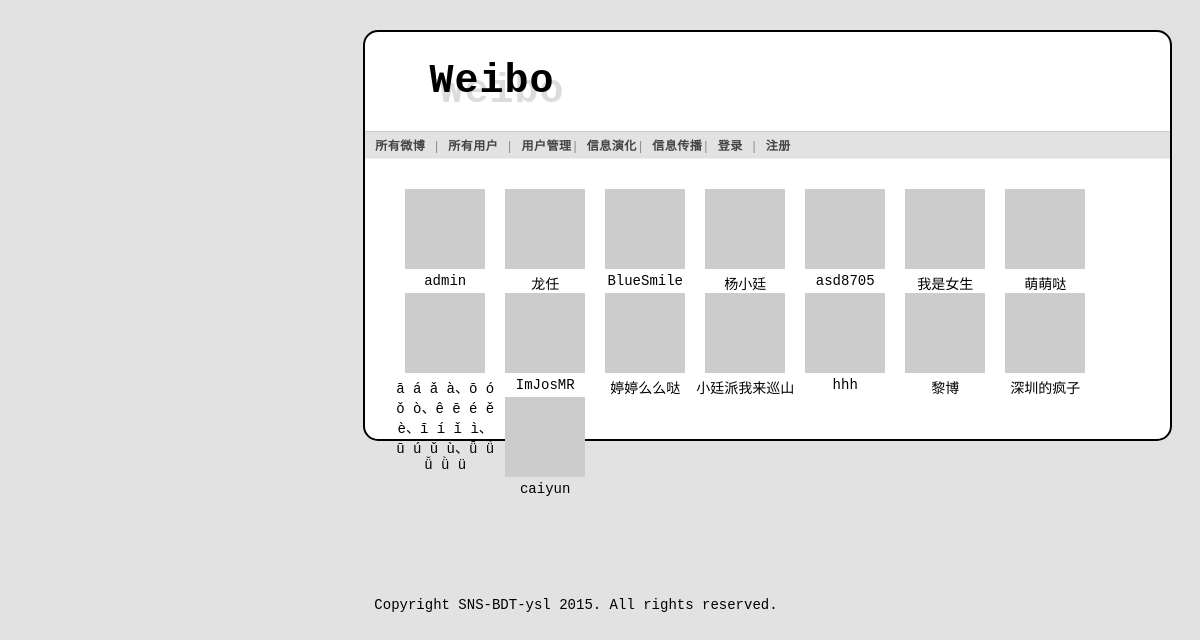
/all_user, run on the app's committed database.
### tables this page shows
CREATE TABLE user (
  user_id integer primary key autoincrement,
  username text not null,
  email text not null,
  pw_hash text not null,
  signature text not null,
  reg_date not null
);

### mywebsite.py (the view, shortened to what this page needs)
@app.route('/all_user')
def all_user():
    following = fans = num_weibo = 0
    profile_user = None
    all_user = query_db('select * from user')
    if all_user is None:
        flash('目前还没有用户.')
        return redirect(url_for('public_info'))
    else:
        return render_template('users.html', all_user=all_user, profile_user=profile_user,
            following=following, fans=fans, num_weibo=num_weibo)

### mywebsite.py (called while the page is built)
@app.teardown_appcontext
def close_database(exception):
    top = _app_ctx_stack.top
    if hasattr(top, 'sqlite_db'):
        top.sqlite_db.close()

def get_db():
    top = _app_ctx_stack.top
    if not hasattr(top, 'sqlite_db'):
        top.sqlite_db = sqlite3.connect(app.config['DATABASE'])
        top.sqlite_db.row_factory = sqlite3.Row
    return top.sqlite_db

def query_db(query, args=(), one=False):
    cur = get_db().execute(query, args)
    rv = cur.fetchall()
    return (rv[0] if rv else None) if one else rv

def gravatar_url(email, size=80):
    return 'https://secure.gravatar.com/avatar/%s?d=identicon&s=%d' % \
        (md5(email.strip().lower().encode('utf-8')).hexdigest(), size)

@app.before_request
def before_request():
    g.user = None
    if 'user_id' in session:
        g.user = query_db('select * from user where user_id = ?',
                          [session['user_id']], one=True)

### templates/users.html
{% extends "layout.html" %}
{% block body %}
<div class="users">
	{% for user in all_user %}
		<div class=user>
			<a href="{{ url_for('user_weibo', username=user.username)}}"><img src="{{ user.email|gravatar(size=48) }}"></a><br>
			<a href="{{ url_for('user_weibo', username=user.username)}}">{{ user.username }}</a>
		</div>
	{% endfor %}
</div>
{% endblock %}

### templates/layout.html (shortened to what this page needs)
<!doctype html>
<link rel=stylesheet type=text/css href="{{ url_for('static', filename='style.css') }}">
<div class=page>
  <h1>Weibo</h1>
  <div class=navigation>
  {% if g.user %}
    <a href="{{ url_for('myweibo') }}">我的圈子</a> |
    <a href="{{ url_for('public_info') }}">所有微博</a> |
    <a href="{{ url_for('profile') }}">我的资料</a> |
    <a href="{{ url_for('all_user') }}">所有用户</a> |
     <a href="{{ url_for('user_manage') }}">用户管理</a> |
    <a href="{{ url_for('show_graph') }}">信息演化</a>|
    <a href="{{ url_for('show_curve') }}">信息传播</a>|
    <a href="{{ url_for('logout') }}">登出 [{{ g.user.username }}]</a>
  {% else %}
    <a href="{{ url_for('public_info') }}">所有微博</a> |
    <a href="{{ url_for('all_user') }}">所有用户</a> |
    <a href="{{ url_for('user_manage') }}">用户管理</a>|
    <a href="{{ url_for('show_graph') }}">信息演化</a>|
    <a href="{{ url_for('show_curve') }}">信息传播</a>|
    <a href="{{ url_for('login') }}">登录</a>  |
    <a href="{{ url_for('register') }}">注册</a>
  {% endif %}
  </div>
  <div class=body>
  {% block body %}{% endblock %}
  </div>
</div>
<footer>
    Copyright SNS-BDT-ysl 2015. All rights reserved.
</footer>

### static/style.css (style rules this page uses)
a { color: black; text-decoration: none; }
footer { float: right; text-align: center; margin-top: 100px; margin-right: 35%; }
div.page { margin-left: 60px; background: white; width: 68%; margin: 30px auto; margin-left: 30%; border:2px solid; border-radius:15px; -moz-border-radius:15px; -webkit-border-radius: 15px; }
div.page h1 { margin-left: 8%; color: black; letter-spacing: 1px; text-shadow: 10px 10px 0px #DCDCDC; font-size: 40px; }
div.page div.navigation { background: #E2E2E2; padding: 4px 10px; border-top: 1px solid #ccc; border-bottom: 1px solid #eee; color: #888; font-size: 12px; letter-spacing: 0.5px; }
div.page div.navigation a { color: #444; font-weight: bold; }
div.page div.body { padding: 10px; padding-bottom: 30px; }
div.users { min-height:200px; margin: 20px; }
div.user { float: left; width: 100px; text-align: center; }

### data on the page
user: username "admin"
user: username "龙任"
user: username "BlueSmile"
user: username "杨小廷"
user: username "asd8705"
user: username "我是女生"
user: username "萌萌哒"
user: username "ā á ǎ à、ō ó ǒ ò、ê ē é ě è、ī í ǐ ì、ū ú ǔ ù、ǖ ǘ ǚ ǜ ü"
user: username "ImJosMR"
user: username "婷婷么么哒"
user: username "小廷派我来巡山"
user: username "hhh"
user: username "黎博"
user: username "深圳的疯子"
user: username "caiyun"
